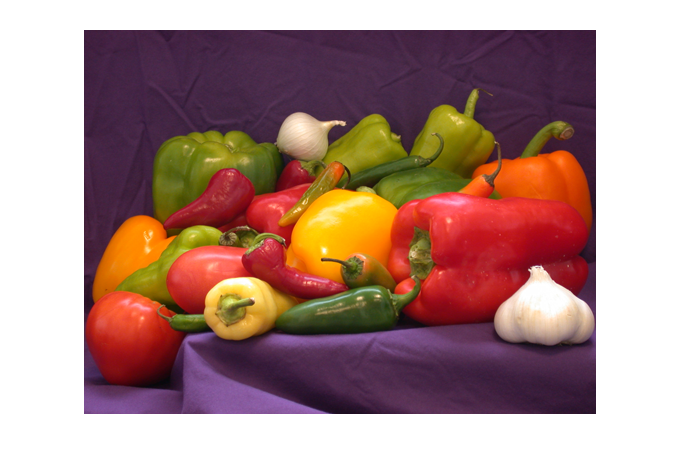
#> input picture peppers.png, 682 x 475 px
$ jupyter execute peppers_colors.ipynb
#> lines starting #> are read from the running program, lines starting #| are printed output that depends on the picture
[cell 1]
import cv2
import numpy as np

[cell 2]
peppers = cv2.imread("peppers.png")
#> peppers is the input picture: shape (475, 682, 3); mean B, G, R 135.2, 140.5, 173.5

blue = peppers.copy()
#yeşil ve kırmızı kanalları sıfırlıyoruz
blue[:, :, 1] = 0
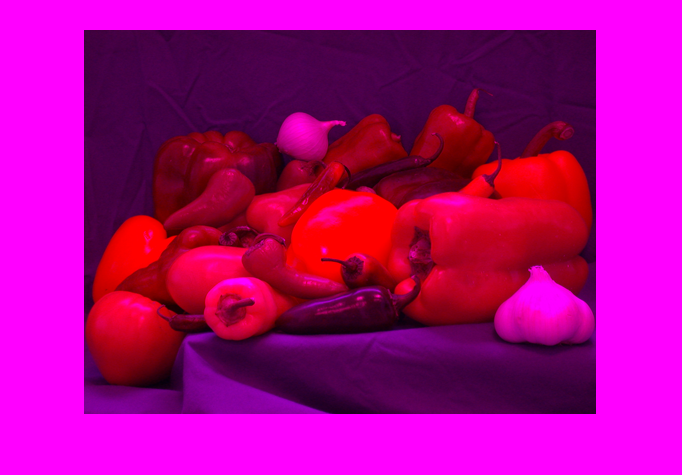
#> blue: shape (475, 682, 3); mean B, G, R 135.2, 0, 173.5
blue[:, :, 2] = 0
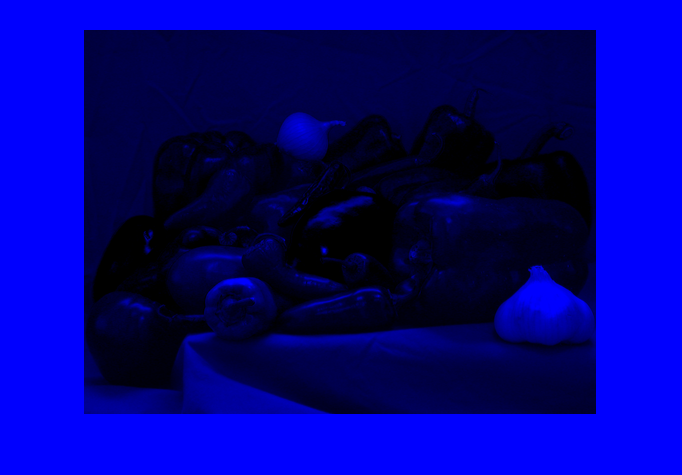
#> blue: shape (475, 682, 3); mean B, G, R 135.2, 0, 0


green = peppers.copy()
#mavi ve kırmızı kanalları sıfırlıyoruz
green[:, :, 0] = 0
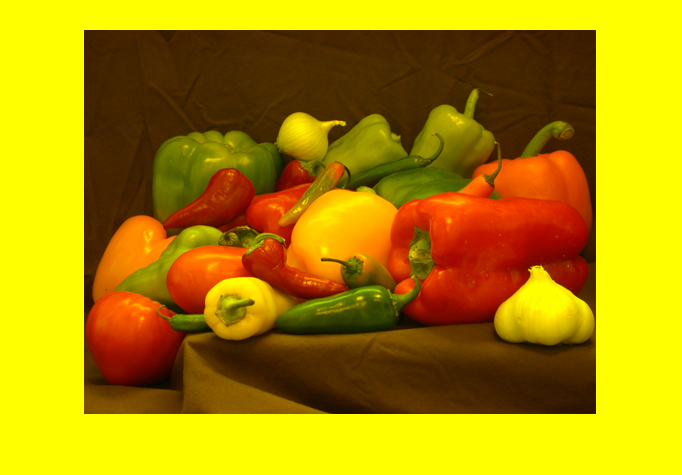
#> green: shape (475, 682, 3); mean B, G, R 0, 140.5, 173.5
green[:, :, 2] = 0
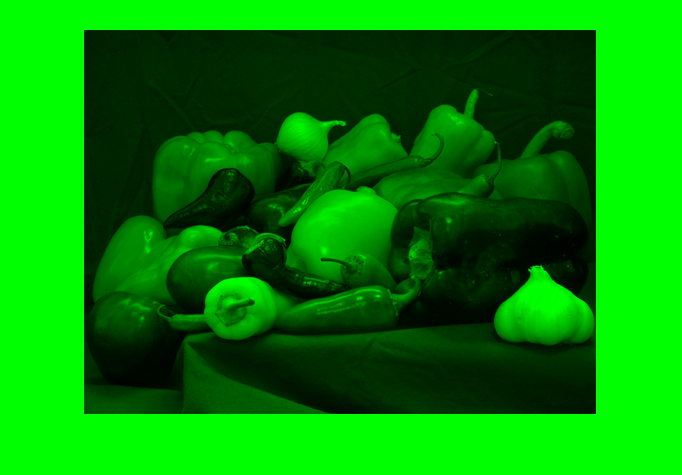
#> green: shape (475, 682, 3); mean B, G, R 0, 140.5, 0

red = peppers.copy()
#mavi ve yeşil kanalları sıfırlıyoruz
red[:, :, 0] = 0
red[:, :, 1] = 0
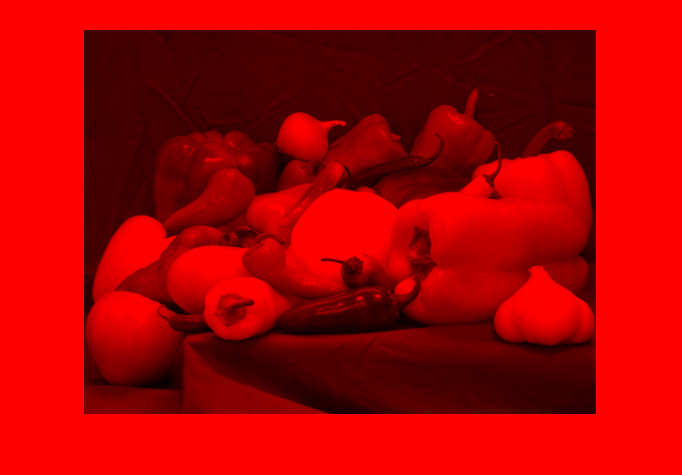
#> red: shape (475, 682, 3); mean B, G, R 0, 0, 173.5


# RGB - Blue
cv2.imshow('B-RGB', blue)

# RGB - Green
cv2.imshow('G-RGB', green)

# RGB - Red
cv2.imshow('R-RGB', red)

(b_channel, g_channel, r_channel) = cv2.split(peppers)
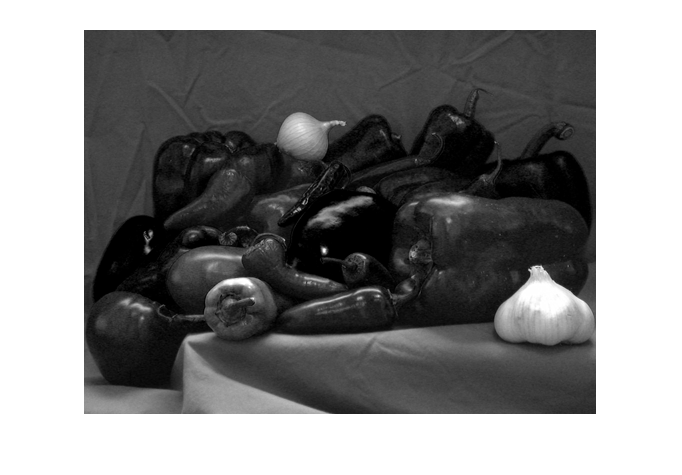
#> b_channel: shape (475, 682); min 0, max 255, mean 135.2
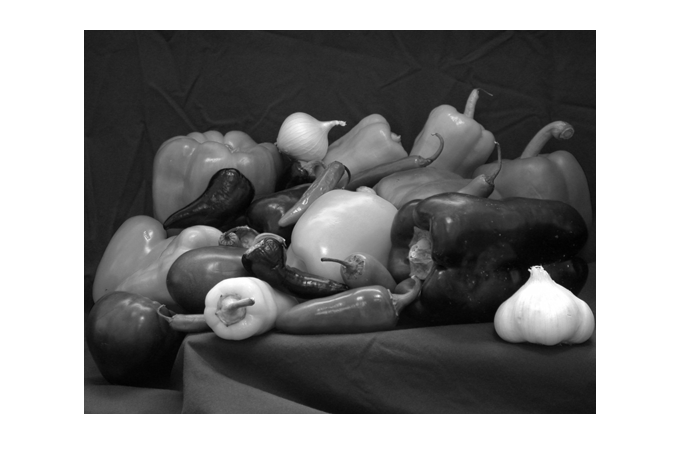
#> g_channel: shape (475, 682); min 1, max 255, mean 140.5
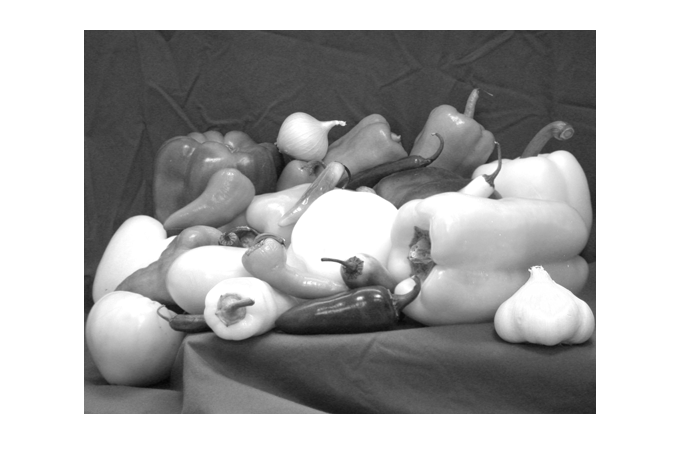
#> r_channel: shape (475, 682); min 5, max 255, mean 173.5


cv2.imshow('blue channel',b_channel)

cv2.imshow('green channel',g_channel)

cv2.imshow('red channel',r_channel)

#GRB yapay renklendirme
grb = cv2.merge((g_channel,r_channel,b_channel))
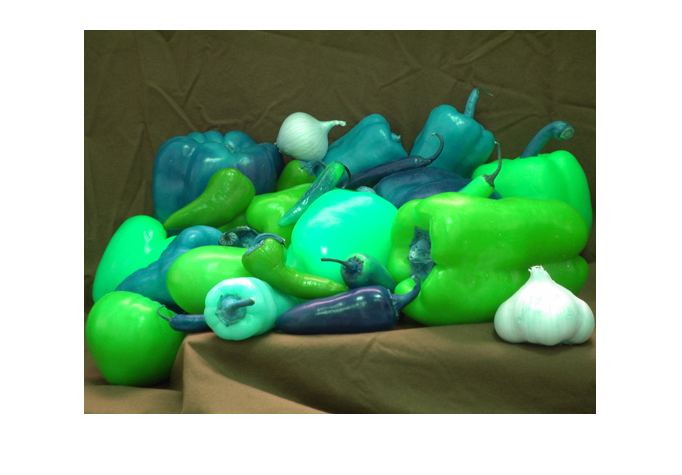
#> grb: shape (475, 682, 3); mean of channels 0, 1, 2 140.5, 173.5, 135.2; drawn as B, G, R
cv2.imshow("GRB",grb)

#RGB yapar renklendirme
rbg = cv2.merge((r_channel,g_channel,b_channel))
cv2.imshow("RGB",rbg)

#GBR yapay renklendirme
gbr = cv2.merge((g_channel,b_channel,r_channel))
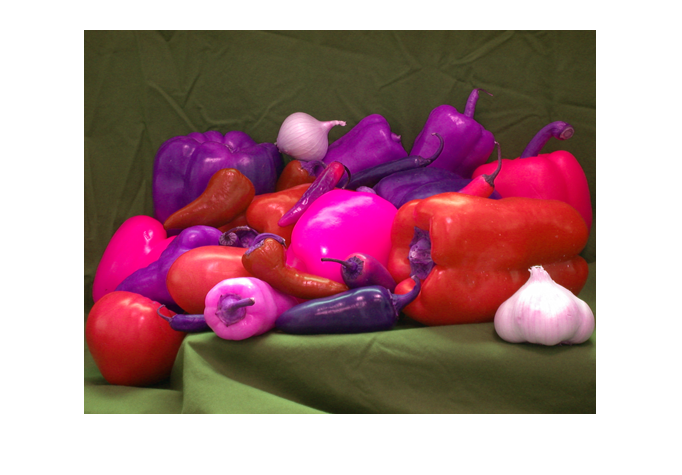
#> gbr: shape (475, 682, 3); mean of channels 0, 1, 2 140.5, 135.2, 173.5; drawn as B, G, R
cv2.imshow("GBR",gbr)

cv2.waitKey(0)
cv2.destroyAllWindows()
